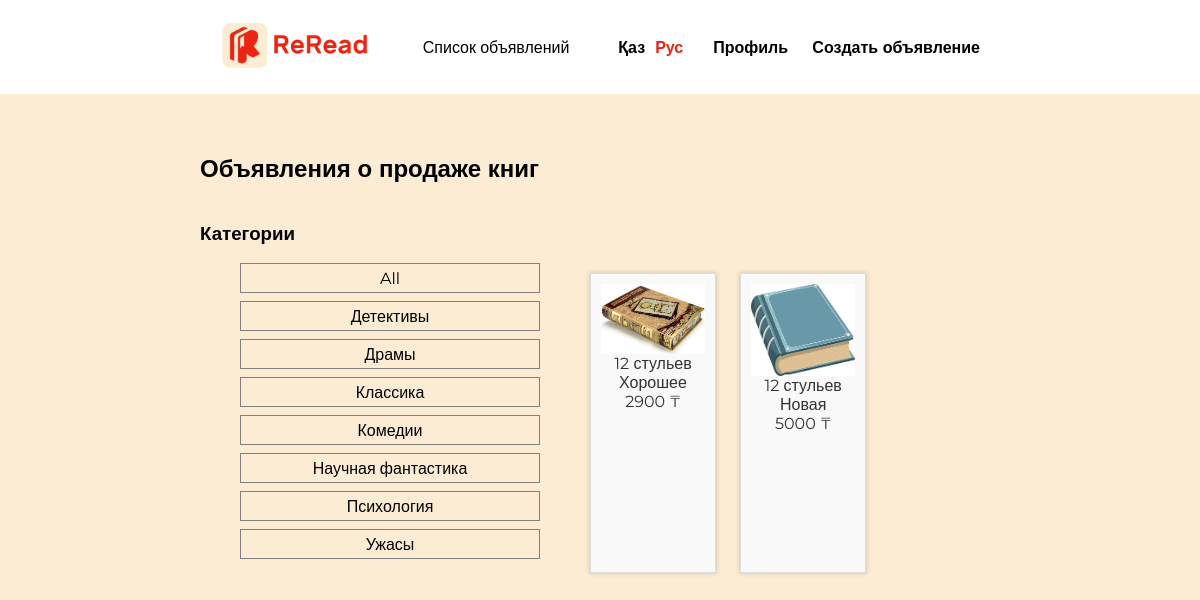
Before: /books with the older database file.
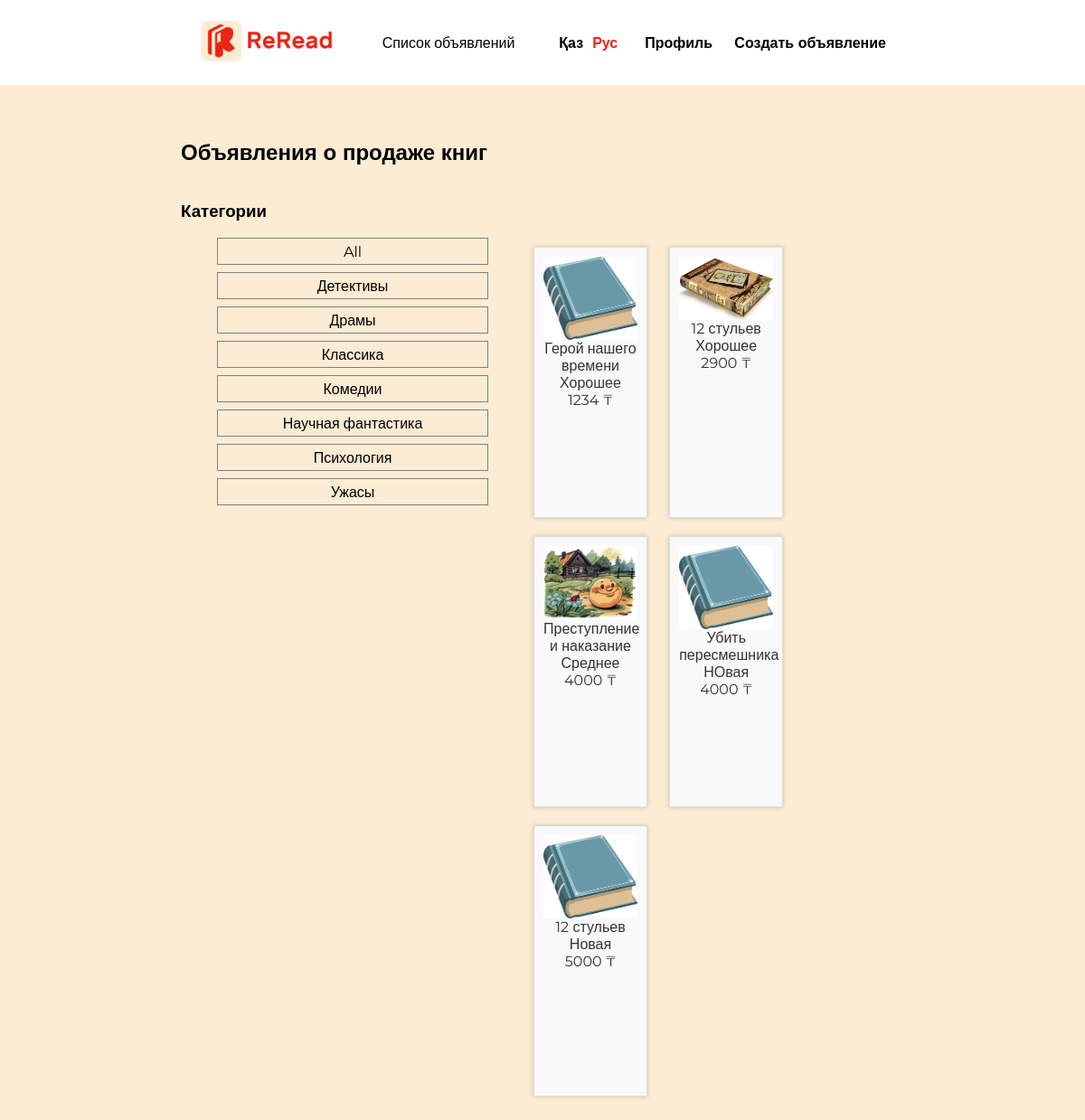
After: the same page with the newer database file.
### reSite/models.py (models this page shows, shortened)
class Category(models.Model):
    name = models.CharField(max_length=200, db_index=True)
    slug = models.SlugField(max_length=200, db_index=True, unique=True)
    image = models.ImageField(upload_to='categories/', blank=True)
    class Meta:
        ordering = ('name',)
        verbose_name = 'Категория'
        verbose_name_plural = 'Категории'
    def get_absolute_url(self):
        return reverse('reSite:product_list_by_category',
                        args=[self.slug])

class Advertisement(models.Model):
    avatar = models.ImageField(upload_to='advertisement_avatars/', blank=True, null=True)
    price = models.DecimalField(max_digits=10, decimal_places=0)
    available = models.BooleanField(default=True)
    book = models.ForeignKey(Book, on_delete=models.CASCADE)
    source = models.CharField(max_length=255)  # Олх, Флип КЗ, Меломан и т.д.
    condition = models.CharField(max_length=255)  # Новая, б/у, электронная и т.д.
    seller = models.ForeignKey(CustomUser, on_delete=models.CASCADE)
    slug = models.SlugField(unique=True, max_length=200, allow_unicode=True, null=True, blank=True)
    unique_number = models.PositiveIntegerField(unique=True, editable=False)
    class Meta:
        ordering = ('price',)
        index_together = (('id', 'slug'),)
    def get_absolute_url(self):
        return reverse('reSite:book_listing_detail', args=[str(self.slug)])

class Book(models.Model):
    avatar = models.ImageField(upload_to='book_avatars/', blank=True, null=True)
    title = models.CharField(max_length=255)
    author = models.CharField(max_length=255)
    year = models.IntegerField(validators=[MinValueValidator(1000), MaxValueValidator(9999)])
    category = models.ForeignKey(Category, related_name='products', on_delete=models.CASCADE)

### reSite/views.py (the view)
# urls.py: path('books', views.product_list, name='listings'),
def product_list(request, category_slug=None):
    category = None
    categories = Category.objects.all()
    products = Advertisement.objects.filter(available=True)
    if category_slug:
        category = get_object_or_404(Category, slug=category_slug)
        products = Advertisement.objects.filter(book__category=category)
    return render(request,
                  'books/list.html',
                  {'category': category,
                   'categories': categories,
                   'products': products,
                    'default_avatar_url': default_advertisement_avatar_url,
                    })

### reSite/templates/books/list.html (shortened to what this page needs)
{% extends "reSite/header.html" %}
{% load static %}
{% load i18n %}
{% get_current_language as language_code %}
    {% block extra_css %}
        <link rel="stylesheet" href="{% static 'reSite/listing_list.css' %}">
    {% endblock %}
                {% block content %}
                  <h2>{% trans 'Объявления о продаже книг' %}</h2>
                  <div class="catss">
                    <div id="sidebar">
                        <h3>{% trans 'Категории' %}</h3>
                        <ul>
                            <li class="cats" {% if not category %}class="selected"{% endif %}>
                                <a href="{% url "reSite:listings" %}">All</a>
                            </li>
                            {% for c in categories %}
                                <li class="cats" {% if category.slug == c.slug %}class="selected"{% endif %}>
                                    <a href="{{ c.get_absolute_url }}">{{ c.name }}</a>
                                </li>
                            {% endfor %}
                        </ul>
                    </div>
                      <ul class="ul-list">
                        {% for product in products %}
                          <div class="item">
                              <a href="{{ product.get_absolute_url }}">
                                {% if product.avatar %}
                                    <img src="{{ product.avatar.url }}" alt="Аватар пользователя">
                                {% else %}
                                    <img src="{{ default_avatar_url }}" alt="Фотография по умолчанию">
                                {% endif %}
                                {{ product.book.title }} <br>
                                {{ product.condition }} <br>
                                {{ product.price }} ₸ <br>
                              </a>
                          </div>
                        {% empty %}
                          <p>Нет доступных объявлений.</p>
                        {% endfor %}
                      </ul>
                  </div>
                {% endblock %}

Changed rows visible on the page:
added Advertisement: book "Герой нашего времени", condition "Хорошее", price "1234"
added Advertisement: avatar (picture), book "Преступление и наказание", condition "Среднее", price "4000"
added Advertisement: book "Убить пересмешника", condition "НОвая", price "4000"
